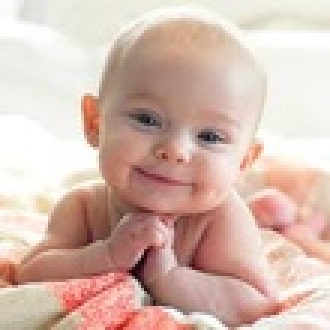
#> input picture data/test1.jpg, 110 x 110 px, shrunk from 225 x 225 before the run (shown 3 times larger); the run also reads 4 pictures not shown here
$ jupyter execute Face-Detection.ipynb   (shell and % lines are left out)
#> lines starting #> are read from the running program, lines starting #| are printed output that depends on the picture; after the words box and inside, x2 and y2 are one past the last pixel; in counts of white or black regions, pixels touching at a corner belong together
# Face Detection In Python Using OpenCV

Have you ever wondered how does your smartphone unlocks itself by just looking at your face or if you are a movie or season fan like [CSI](https://en.wikipedia.org/wiki/CSI:_Crime_Scene_Investigation) then how does they detect a known suspect passing by a mall or withdrawing money from an ATM?

I don't know about you but I have always been curios about these questions along with many others like how does your camera takes a picture as soon as you smile(in smile detection mode)?

This curiosity led me into the field of [computer vision](https://en.wikipedia.org/wiki/Computer_vision) which is a field that has answers to crazy questions like these. Computer Vision basically deals with every problem related to a machine extracting useful information from images like we humans do. For example, when I look at my friend, I recognize him and say "Hey Brian, how are you doing"? or when you go to a parking, you recognize your car. How can we can teach the machine to do the same? Computer vision teaches you exactly how to do that.

So after getting into the field of computer vision I got my answers and the answers were as simple as you may have guessed. For example, for unlocking the your device, the device extracts your face from image (fency name is face detection), compares your current image face with the one it has saved before during training and checks if they both match (fency name is face recognition) and if they do, it unlocks itself. Same is true for catching the suspect. For smile detection, the camera app detects your face and then it detects smile on your face and if smile is detected on your face it takes the picture for you with smile.

Now that I have learned these answers, my next goal was to actually code these ideas of `face detection` and `face recognition` myself and to do that I learned [OpenCV](http://opencv.org/) which is an excellent yet free library that makes coding computer vision applications as easy as you think them to be.

In this article I am going to explain to you exactly what I learned and coded so that you can code these interesting ideas too. In this article I am going to focus on **face detection** and in my next article I will focus on **face recognition**.

To get you excited, this is what our final output is going to look like.

# A little bit background on face detection

Face detection has been one of the hot topics of the computer vision since last few years. For example, cameras use Face detection to make sure faces are focused before picture is taken.

People are taking a lot of interest in face detection because of its rich applications. `Face recognition` is one the top most interesting application that is based on face detection. Facebook is using this for tagging or sharing the pictures, if you have noticed, as soon as you upload a picture to Facebook it automatically recognizes the person.

In China an ATM machine has been introduced that uses built-in face recognition feature to avoid illegal money withdrawal, countries like the US or Europe are using it for surveillance or security purposes. Emotion analysis or feature extraction of the face is also used for different research or business purposes, a smartphone in your hand is using your face identity for unlocking your phone and there are many more applications around you using face detection.

These fascinating applications and the unlimited use of face detection forced me to dive into the depths of it. Now if you are imagining,`"I wish I too can build such fancy applications"` or `"I wish I can build this on my computer"` then stop imagining, instead start enjoying as at the end of this article you will be have a face detector ready to detect any face.

The rest of the article is divided into three parts. The first part will briefly explain the fency and let's admit a little bit complex theory of two pre-trained classifiers of OpenCV for face detection, those who are not interested in the theory and wants to jump to code directly can skip the first part and directly jump to the second part which is your favorite coding part! The last part is the analysis of the results of both algorithms to see which algorith is fast and which one is more accurate.

## 1. Theory

A computer program that decides whether an image is positive image (face image) or negative image (non-face image) is called a classifier. A classifier is trained on a hundreds of thousands of face and non-face images to learn to classify a new image as face or non-face image correctly. `OpenCV` provides us with two pre-trained (already trained and ready to be used for detection) classifiers:

1. Haar Classifier
2. LBP Classifier

**Both of these classifiers process images in grayscales** as we don't need color information to decide if image has a face or not. As these are pretrained in OpenCV so their learned knwoledge files also comes bundled with OpenCV `opencv/data/`. To run a classifier we need to load the knowledge files first as without that knowledge a classifier is nothing but just like a newly born baby, right? Each file starts with the name of classifier it belongs to. For example, `haarcascade_frontalface_alt.xml` as you might have guessed belongs to Haar cascade classifier.

### Haar Classifier

It is a machine learning based approach where a classifier is trained from a lot of positive (images with face) and negative images (images without face). The algorithm is proposed by Paul Viola and Michael Jones.

Haar is a classifier and do you remember how a classifier is trained? Yes, with a lot of images so initially, the algorithm needs a lot of positive images (images of faces) and negative images (images without faces) to train. But you must be wondering how exactly is it trained, right? Well, it starts by extracting Haar features from each image. The windows shown in image below are used to extract features.

Each window is placed on image to calculate a single feature and each feature is a single value obtained by subtracting sum of pixels under white part of the window from sum of pixels under black part of the window.

Now all possible sizes of each window are placed on all possible locations on each image to calculate plenty of features. For example, in above image we are extracting two features. The first feature selected focus on the property that the region of the eyes is often darker than the region of the nose and cheeks. The second feature selected relies on the property that the eyes are darker than the bridge of the nose.

But among all these features calculated, most of them are irrelevant. For example, the same windows (as applied in above image) applying on cheeks or any other place is irrelevant because none of the areas on cheeks are darker or lighter than other areas on checks, all areas on cheeks are same. So we discard irrelevant features and only keep relevant features by a fancy technique called **Adaboost**. AdaBoost training process selects only those features known to improve the classification (face/non-face) accuracy of classifier (in our case Haar).

In the end, the algorithm considers the fact that in an image, most of the image region is non-face region. So it is a better idea to have a simple method to check if a window is not a face region. If it is not, discard it in a single shot. Don't process it again. Instead focus on region where there can be a face. This way, we can find more time to check a possible face region.

So this is a simple intuitive explanation of how Viola-Jones face detection works.

### LBP Cascade Classifier

As LBP is also a classifier so it also needs to be trained on a lot of images. LBP (Local Binary Patterns) is a visual/texture descriptor and our face too is composed of micro visual patterns. So, LBP features are extracted to form a feature vector to classify a face from a non-face. Now the big question is how to find LBP features. Let's find out!

Each training image is divided into a number of blocks as shown in image below.

For each block, LBP looks at 9 pixels (3x3 window) at a time and it is particular interested in the pixel at the center of the window. It compares the center pixel value with every neighbor pixel value under 3x3 window and for each neighbor pixel that is greater than or equal to the center pixel, it sets its value to 1 and for others it sets them to 0. Then it reads the updated pixel values (which can be either 0 or 1) in a clockwise order and forms a binary number. That binary number is then converted to a decimal number and that decimal number is the new value of center pixel. We do this for every pixel in a block.

We then convert each block values into a [histogram](https://en.wikipedia.org/wiki/Histogram), so now we have got 1 histogram for each block in an image. Image below shows an example histogram.

Next we concatenate these block histograms to form a one feature vector for one image which contains all the features we are interested in. So this is how we extract LBP features from an image. Fun, right? No? OK then let's move on to the more interesting sections of this article.

So after all this theory, is it clear to you which classifier should you use and when? I don't think so. So let's compare them both so that we can make this decision.

### Comparison between Haar and LBP Cascade Classifier

To make the decision making task easier for you I have given a short comparison of `haar cascade classifier` and `LBP cascade classifier` below.

<TABLE  BORDER="1">

   <TR>
      <TH>Algorithm</TH>
      <TH>Advantages</TH>
      <TH>Disadvantages</TH>
   </TR>
   <TR>
      <TD>Haar </TD>
      <TD>
      <ol>
        <li>High detection accuracy</li>
        <li>Low false positive rate</li>
      </ol>
      </TD>
      <TD>
      <ol>
        <li>Computationally complex and slow</li>
        <li>Longer training time</li>
        <li>Less accurate on black faces</li>
        <li>Limitations in difficult lightening conditions</li>
        <li>Less robust to occlusion</li>
      </ol>
      </TD>
   </TR>
   <TR>
      <TD>LBP</TD>
      <TD>
      <ol>
        <li>Computationally simple and fast</li>
        <li>Shorter training time</li>
        <li>Robust to local illumination changes</li>
        <li>Robust to occlusion</li>
      </ol>
      </TD>
      <TD>
      <ol>
        <li>Less accurate</li>
        <li>High false positive rate</li>
      </ol>
      </TD>
   </TR>
</TABLE>

Each OpenCV face detection classifier has its own pros and cons but the major differences are in accuracy and speed. So in a use case where more accurate detections are required, `Haar` classifier is more suitable like in security systems, while `LBP` classifier is faster than Haar classifier and due to its fast speed, it is more preferable in applications where speed is important like in mobile applications or embedded systems.

Now let's get to the favorite part of this article, the coding part of course! Should we?

## 2. Coding Face Detection Using OpenCV

Let's first install the required dependencies to run this code.

### Dependencies

1. [OpenCV 3.2.0](http://opencv.org/releases.html) should be installed.
2. [Python v3.5](https://www.python.org/downloads/) should be installed.
3. (Optional) [Matplotlib 2.0](https://matplotlib.org/) should be installed if you want to see organized results like I have shown in this tutorial. But it is completely optional.

**Note:** If you don't want to install `matplotlib` then replace matplotlib code with OpenCV code as below.

Instead of

```
plt.imshow(gray_img, cmap='gray')
```

you can use

```
cv2.imshow('Test Imag', gray_img)
cv2.waitKey(0)
cv2.destroyAllWindows()
```

* **`plt.imshow(img, color_map)`** is a matploblib function used to display image. It takes two arguments, first one is image you want to display and second is color map (gray, RGB) in which image is in.

* **`cv2.imshow(window_name, image)`** is a cv2 function used to diplay image. It also takes two arguments, fist one is name of the window that will popup to display image and the second one is image you want to display.
* **`cv2.waitKey()`** is a keyboard binding function. Its argument is the time in milliseconds. The function waits for specified milliseconds for any keyboard event. If you press any key in that time, the program continues. If 0 is passed, it waits indefinitely for a key stroke. It can also be set to detect specific key strokes like, if key a is pressed etc.
* **`cv2.destroyAllWindows()`** simply destroys all the windows we created using `cv2.imshow(window_name, image)`

Please keep these functions in mind as I will used them in code.

### Importing Required Liberaries

Let's import the required libraries first. As names of libraries are self-descriptive so I am sure you will understand them.

[cell 1]
#import required libraries
#import OpenCV library
import cv2
#import matplotlib library
import matplotlib.pyplot as plt
#importing time library for speed comparisons of both classifiers
import time

When you load an image using OpenCV it loads that image into BGR color space by default. To show the colored image using `matplotlib` we have to convert it to RGB space. Following is a helper function to do exactly that.

[cell 2]
def convertToRGB(img):
    return cv2.cvtColor(img, cv2.COLOR_BGR2RGB)

**`cv2.cvtColor`** is an OpenCV function to convert images to different color spaces. It takes an image to convert and a color space code (like cv2.COLOR_BGR2RGB) to convert image to and returns the converted image.

Now that we are all setup, let's start coding our first face detector `Haar`.

### Code - Haar Cascade Classifier

First let's start with a simple task, **load our input image, convert it to grayscale mode and then display it**. Remember the `cv2.cvtColor` function I just mentioned above? Yeah, exactly that one! You should keep it in mind as it is a very handy function. We are going to use it to convert our image to gray scale.

Now you must be wondering, why do we have to convert our image to gray scale? Well, many operations in OpenCV **are done in grayscale** for performance reasons.

Let's first read/load our image and convert it to gray scale. For reading image, I have used OpenCV's function built in function **`cv2.imread(img_path)`** by passing our image path as an input parameter.

[cell 3]
#load test iamge
test1 = cv2.imread('data/test1.jpg')
#> test1 is the input picture: shape (110, 110, 3); mean B, G, R 175.8, 186.9, 214.6

#convert the test image to gray image as opencv face detector expects gray images
gray_img = cv2.cvtColor(test1, cv2.COLOR_BGR2GRAY)
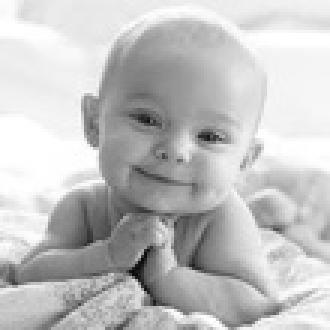
#> gray_img: shape (110, 110) (shown 3 times larger); min 8, max 255, mean 193.9

Now let's display our loaded image. To display our image, I am going to use **plt.imshow(img, cmap)** function of `matplotlib`.

[cell 4]
#if you have matplotlib installed then
plt.imshow(gray_img, cmap='gray')

# or display the gray image using OpenCV
# cv2.imshow('Test Imag', gray_img)
# cv2.waitKey(0)
# cv2.destroyAllWindows()

It looks beautiful, does'nt it? Now let's detect face but before we can do face detection we have to load our Haar cascade classifier. OpenCV provides us with a class **[`cv2.CascadeClassifier`](http://docs.opencv.org/2.4.13.2/modules/objdetect/doc/cascade_classification.html#cascadeclassifier)** which takes input the training file of the classifier (Haar/LBP) we want to load and loads it for us. It's that easy!

As we want to load our favorite Haar classifier so XML training files for Haar cascade are stored in `opencv/data/haarcascades/` folder. You can also find them in data folder of Github repo I have shared with you at the end of this article.

Let's load up our classifier.

[cell 5]
#load cascade classifier training file for haarcascade
haar_face_cascade = cv2.CascadeClassifier('data/haarcascade_frontalface_alt.xml')

Now how do we detect face from image using our `CascadeClassifier` we just loaded? Well OpenCV's CascadedClassifier has made it simple for us as it comes with a simple function **`detectMultiScale`**. This function detects the faces in a given test image and following are details of its options/arugments.

* **`detectMultiScale(image, scaleFactor, minNeighbors)`:** A general function that detects objects. Since we are calling it on the face cascade, that’s what it detects. If faces are found, this function returns a list of positions of detected faces as Rect(x,y,w,h). If no faces are detected then it returns `None`.

* **`image`:** The first option is the **gray scale image**. Again, the image should be **_gray scale_**.

* **`scaleFactor`:** Since some faces may be closer to the camera, they would appear bigger than those faces in the back. The scale factor compensates for this.

* **`minNeighbors`:** The detection algorithm uses a moving window to detect objects. This parameter defines how many objects are detected near the current one before it declares the face found.

There are other parameters as well and you can review the full details of this function [here](http://docs.opencv.org/2.4.13.2/modules/objdetect/doc/cascade_classification.html#cv2.CascadeClassifier.detectMultiScale). These parameters need to be tuned according to your data.

Now that we know a simple and easy way to detect faces, we can find the face in our test image. Then let's detect one. The following code will try to detect face from image and if detected it will print the number of faces found in the image, which in our case should be 1.

[cell 6]
#let's detect multiscale (some images may be closer to camera than others) images
faces = haar_face_cascade.detectMultiScale(gray_img, scaleFactor=1.1, minNeighbors=5);
#> faces = [[33, 22, 52, 52]]

#print the number of faces found
print('Faces found: ', len(faces))
#| Faces found:  1

Ohooo! We detected our face.

Next, let's loop over the list of faces (rectangles) it returned and draw those rectangles using built in OpenCV **`rectangle`** function on our original colored image to see if it detected the right faces.

[cell 7]
#go over list of faces and draw them as rectangles on original colored img
for (x, y, w, h) in faces:
    cv2.rectangle(test1, (x, y), (x+w, y+h), (0, 255, 0), 2)
#> this loop made 1 pass
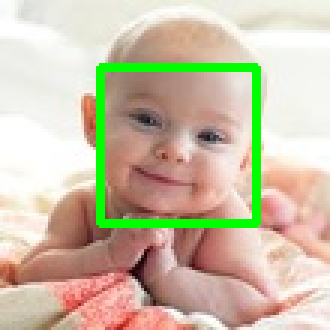
#> test1: shape (110, 110, 3) (shown 3 times larger); 5.12% of pixels changed, all inside (x1, y1, x2, y2) = (32, 21, 87, 76)

Display the original image to see rectangles drawn and verify that detected faces are really faces and not false positives.

[cell 8]
#conver image to RGB and show image
plt.imshow(convertToRGB(test1))
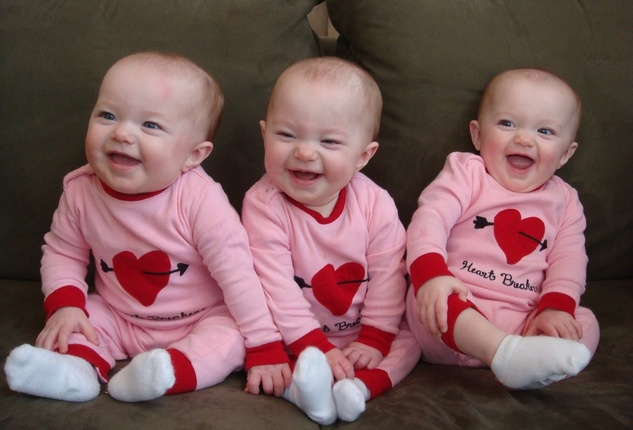
#> input picture data/test3.jpg, 633 x 430 px, shrunk from 1296 x 880 before the run
#> further down, test2 is the input picture: shape (430, 633, 3); mean B, G, R 89.9, 89.5, 123.1

We did it! But our code is scattered and to try it on other test images we have to used the same code again and again so why not group our code into a function so that it is reusable?

### Grouping Code into a Function

It would be easy and reusable if we grouped our face detection code into a function so let's make a function out of our code.

[cell 9]
def detect_faces(f_cascade, colored_img, scaleFactor = 1.1):
    #just making a copy of image passed, so that passed image is not changed
#> called with scaleFactor = 1.1
    img_copy = colored_img.copy()

    #convert the test image to gray image as opencv face detector expects gray images
    gray = cv2.cvtColor(img_copy, cv2.COLOR_BGR2GRAY)
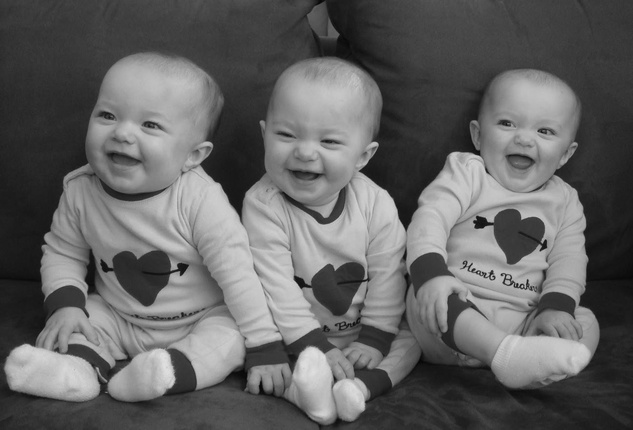
#> gray: shape (430, 633); min 5, max 224, mean 99.6

    #let's detect multiscale (some images may be closer to camera than others) images
    faces = f_cascade.detectMultiScale(gray, scaleFactor=scaleFactor, minNeighbors=5);
#> faces = [[71, 74, 115, 115], [474, 85, 105, 105], [253, 90, 114, 114]]

    #go over list of faces and draw them as rectangles on original colored img
    for (x, y, w, h) in faces:
        cv2.rectangle(img_copy, (x, y), (x+w, y+h), (0, 255, 0), 2)
#> this loop made 3 passes
#> (the rest of the program and of its run is left out)
